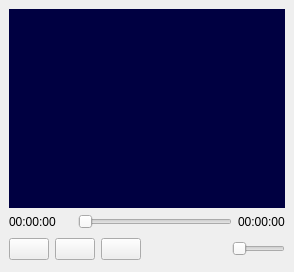
<?xml version="1.0" encoding="UTF-8"?>
<ui version="4.0">
 <class>Jmplayer</class>
 <widget class="QMainWindow" name="Jmplayer">
  <property name="geometry">
   <rect>
    <x>0</x>
    <y>0</y>
    <width>294</width>
    <height>272</height>
   </rect>
  </property>
  <property name="windowTitle">
   <string>MainWindow</string>
  </property>
  <widget class="QWidget" name="centralwidget">
   <layout class="QGridLayout" name="gridLayout">
    <item row="0" column="0" colspan="7">
     <widget class="QWidget" name="widget" native="true">
      <property name="styleSheet">
       <string notr="true">background-color: rgb(0, 0, 65);</string>
      </property>
     </widget>
    </item>
    <item row="1" column="0" colspan="2">
     <widget class="QLabel" name="timePlay">
      <property name="text">
       <string>00:00:00</string>
      </property>
     </widget>
    </item>
    <item row="1" column="2" colspan="4">
     <widget class="QSlider" name="timeSlider">
      <property name="orientation">
       <enum>Qt::Horizontal</enum>
      </property>
     </widget>
    </item>
    <item row="1" column="6">
     <widget class="QLabel" name="totalTime">
      <property name="text">
       <string>00:00:00</string>
      </property>
     </widget>
    </item>
    <item row="2" column="0">
     <widget class="QPushButton" name="prev_button">
      <property name="text">
       <string/>
      </property>
     </widget>
    </item>
    <item row="2" column="1" colspan="2">
     <widget class="QPushButton" name="play_button">
      <property name="text">
       <string/>
      </property>
     </widget>
    </item>
    <item row="2" column="3">
     <widget class="QPushButton" name="next_button">
      <property name="text">
       <string/>
      </property>
     </widget>
    </item>
    <item row="2" column="4">
     <spacer name="horizontalSpacer">
      <property name="orientation">
       <enum>Qt::Horizontal</enum>
      </property>
      <property name="sizeHint" stdset="0">
       <size>
        <width>159</width>
        <height>28</height>
       </size>
      </property>
     </spacer>
    </item>
    <item row="2" column="5" colspan="2">
     <widget class="QSlider" name="volumeSlider">
      <property name="orientation">
       <enum>Qt::Horizontal</enum>
      </property>
     </widget>
    </item>
   </layout>
  </widget>
  <widget class="QMenuBar" name="menubar">
   <property name="geometry">
    <rect>
     <x>0</x>
     <y>0</y>
     <width>294</width>
     <height>24</height>
    </rect>
   </property>
  </widget>
 </widget>
 <resources/>
 <connections/>
</ui>
